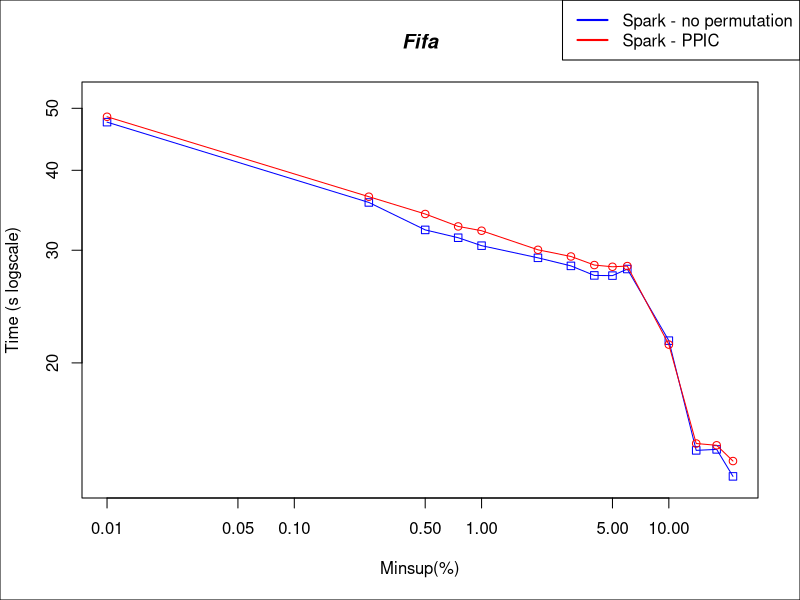

R code for this plot:

#DATA
x <- c(0.0001, 0.0025, 0.005, 0.0075, 0.01, 0.02, 0.03, 0.04, 0.05, 0.06, 0.10, 0.14, 0.18, 0.22)*100

sparkNP <- c(47572, 35631, 32278, 31381, 30496, 29192, 28357, 27400, 27380, 28040, 21667, 14598, 14651, 13294)/1000
sparkPPIC <- c(48502, 36374, 34180, 32684, 32183, 30046, 29334, 28443, 28267, 28338, 21362, 14963, 14868, 14048)/1000

#PLOT
plot(x,sparkNP, log = "xy", type="o", pch=0, xlab="Minsup(%)", ylab="Time (s logscale)", col="blue", ylim=c(13, 52))
lines(x,sparkPPIC, col="red", type="o", pch=1)

title(main="Fifa", font.main=4)

par(fig = c(0, 1, 0, 1), oma = c(0, 0, 0, 0), mar = c(0, 0, 0, 0), new = TRUE)
plot(0, 0, type = "n", bty = "n", xaxt = "n", yaxt = "n")

#Pretty up
legend("topright", legend=c("Spark - no permutation", "Spark - PPIC"), lty=c(1,1),lwd=c(2,2), col=c("blue","red"))
box()
